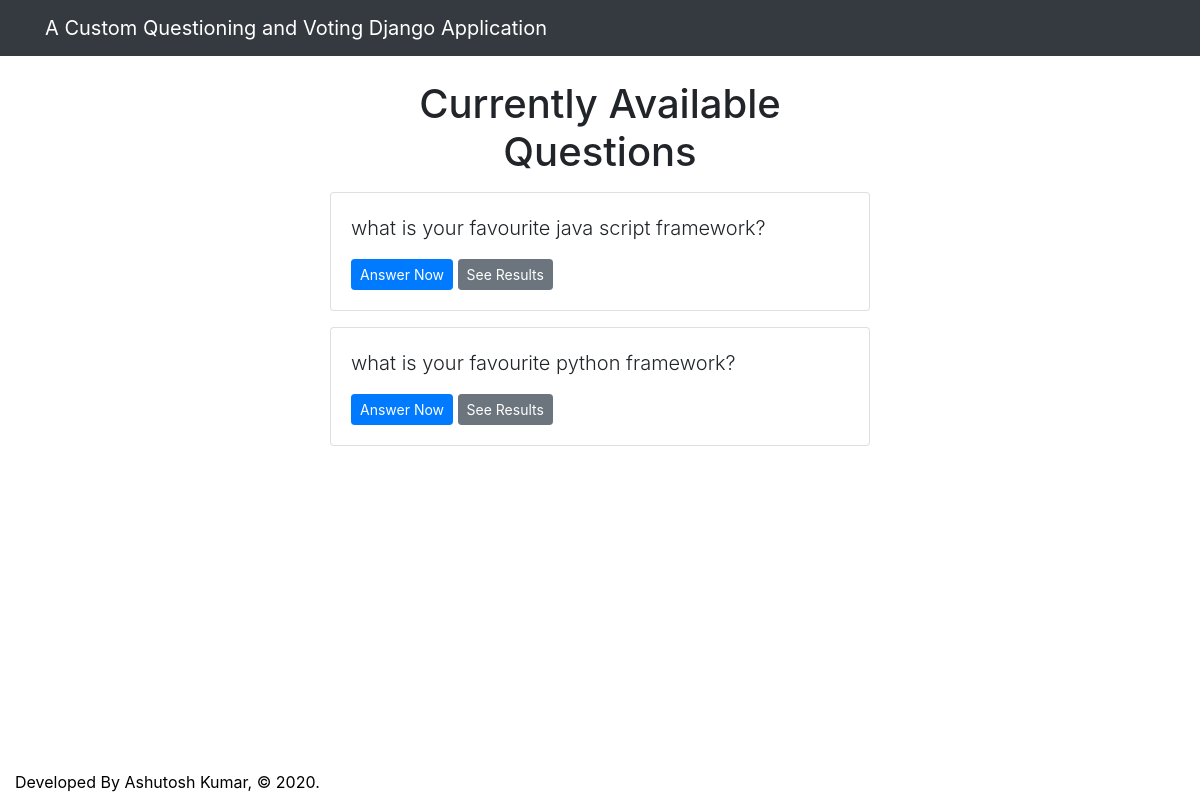
Screenshot of /polls/ with the database file from the repository.
### polls/models.py (models this page shows, shortened)
class Question(models.Model):
    question_text = models.CharField(max_length=200)
    pub_date = models.DateTimeField('date published')

### polls/views.py (the view)
# urls.py: path('', views.index, name='index'),
def index(request):
    latest_question_list = Question.objects.order_by('-pub_date')[:5]
    context = {'latest_question_list': latest_question_list}
    return render(request, 'polls/index.html', context)

### templates/polls/index.html
{% extends 'base.html' %}
{% block content %}
  <h1 class="text-center mb-3">Currently Available Questions</h1>
  {% if latest_question_list %}
    {% for question in latest_question_list %}
      <div class="card mb-3">
        <div class="card-body">
          <p class="lead">{{ question.question_text }}</p>
          <a href="{% url 'polls:detail' question.id %}" class="btn btn-primary btn-sm">Answer Now</a>
          <a href="{% url 'polls:results' question.id %}" class="btn btn-secondary btn-sm">See Results</a>
        </div>
      </div>
    {% endfor %}
  {% else %}
    <p>No polls available</p>
  {% endif %}
{% endblock %}

### rows the page displays
Question: question_text "what is your favourite java script framework?"
Question: question_text "what is your favourite python framework?"
